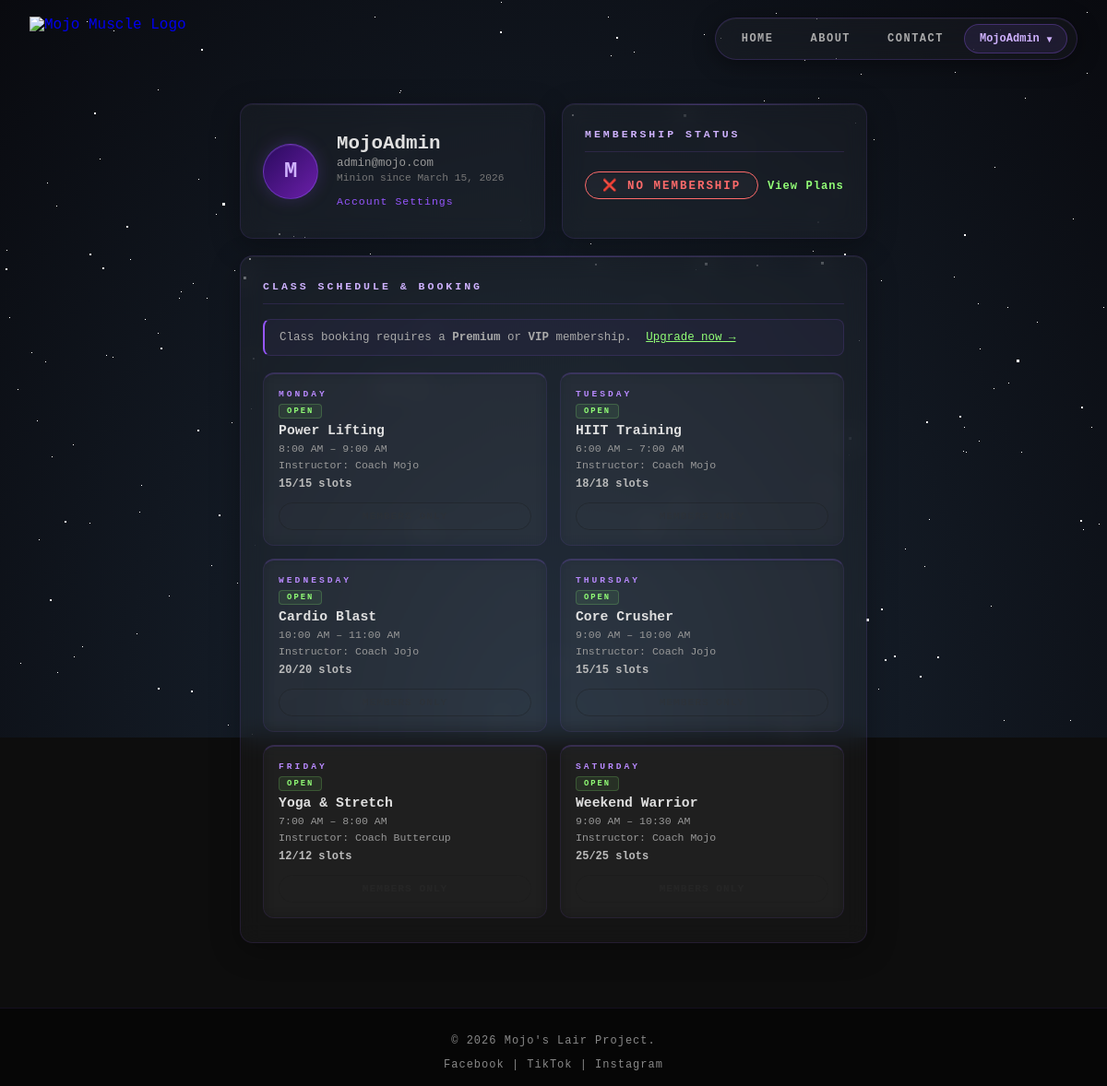
/dashboard.php (signed in), run on the app's committed database.
### tables this page shows
CREATE TABLE IF NOT EXISTS users (
    id         INT AUTO_INCREMENT PRIMARY KEY,
    username   VARCHAR(50)  NOT NULL UNIQUE,
    email      VARCHAR(100) NOT NULL UNIQUE,
    password   VARCHAR(255) NOT NULL,
    role       ENUM('member','admin') DEFAULT 'member',
    created_at TIMESTAMP DEFAULT CURRENT_TIMESTAMP
);

CREATE TABLE IF NOT EXISTS gym_classes (
    id           INT AUTO_INCREMENT PRIMARY KEY,
    class_name   VARCHAR(100) NOT NULL,
    instructor   VARCHAR(100) NOT NULL,
    schedule_day ENUM('Monday','Tuesday','Wednesday','Thursday','Friday','Saturday','Sunday') NOT NULL,
    start_time   TIME NOT NULL,
    end_time     TIME NOT NULL,
    max_slots    INT DEFAULT 20,
    status       ENUM('open','closed') DEFAULT 'open',
    created_at   TIMESTAMP DEFAULT CURRENT_TIMESTAMP
);

### dashboard.php (the view, shortened to what this page needs)
<?php
require_once __DIR__ . '/config/db.php';
$user_id = $_SESSION['user_id'];
$stmt = $conn->prepare("
    SELECT u.username, u.email, u.created_at, m.plan, m.status, m.start_date, m.end_date
    FROM users u
    LEFT JOIN memberships m ON m.id = (SELECT id FROM memberships WHERE user_id = u.id ORDER BY id DESC LIMIT 1)
    WHERE u.id = ?
");
$stmt->bind_param("i", $user_id); $stmt->execute();
$user = $stmt->get_result()->fetch_assoc(); $stmt->close();
$cs = $conn->prepare("
    SELECT gc.*,
           (SELECT COUNT(*) FROM bookings WHERE class_id=gc.id) AS booked_count,
           (SELECT COUNT(*) FROM bookings WHERE class_id=gc.id AND user_id=?) AS is_booked
    FROM gym_classes gc
    ORDER BY FIELD(gc.schedule_day,'Monday','Tuesday','Wednesday','Thursday','Friday','Saturday','Sunday'), gc.start_time
");
$cs->bind_param("i", $user_id); $cs->execute();
$all_classes = $cs->get_result()->fetch_all(MYSQLI_ASSOC); $cs->close();
$plan       = $user['plan']   ?? 'Free';
$status     = $user['status'] ?? '';
$mem_active = $status === 'active';
$pd_map     = [
    'Free'=>['FREE','#aaa',''], 'Monthly'=>['FREE','#aaa',''],
    'Premium'=>['PREMIUM','#92ff77',''], 'Quarterly'=>['PREMIUM','#92ff77',''],
    'VIP'=>['VIP','#ffd700',''], 'Annual'=>['VIP','#ffd700',''],
];
[$label, $color, $icon] = $pd_map[$plan] ?? ['FREE','#aaa',''];
$can_book = $mem_active && $label !== 'FREE';
$days_left = $pct = 0;
$is_free_plan = ($user['plan'] ?? '') === 'Free';
?>
<!DOCTYPE html>
<html lang="en">
<head>
    <link rel="stylesheet" href="assets/css/style.css">
    <link rel="stylesheet" href="assets/css/bg.css">
    <link rel="stylesheet" href="assets/css/inup.css">
    <link rel="stylesheet" href="assets/css/home.css">
</head>
<body>
<?php include 'bg.php'; ?>
<?php $page = "DASHBOARD"; include 'navbar.php'; ?>
<div class="dash-wrapper">
    <div class="dash-section">
        <div class="dash-card profile-card">
            <div class="profile-avatar"><?php echo strtoupper(substr($user['username'],0,1)); ?></div>
            <div class="profile-info">
                <h2 class="profile-name"><?php echo htmlspecialchars($user['username']); ?></h2>
                <p class="profile-email"><?php echo htmlspecialchars($user['email']); ?></p>
                <p class="profile-joined">Minion since <?php echo date('F j, Y', strtotime($user['created_at'])); ?></p>
                <a href="profile.php" class="dash-settings-link">Account Settings</a>
            </div>
        </div>
        <div class="dash-card membership-card">
            <p class="card-title">Membership Status</p>
            <?php if ($mem_active): ?>
            <div class="mem-badge" style="border-color:<?php echo $color; ?>; color:<?php echo $color; ?>;">
                <?php echo $label; ?> — ACTIVE
            </div>
            <?php if ($label !== 'FREE'): ?>
            <div class="mem-detail"><span>Started</span><span><?php echo date('M j, Y', strtotime($user['start_date'])); ?></span></div>
            <div class="mem-detail"><span>Expires</span><span><?php echo $is_free_plan ? '♾️ Lifetime' : date('M j, Y', strtotime($user['end_date'])); ?></span></div>
            <div class="mem-detail">
                <span>Days Left</span>
                <span style="color:#92ff77"><?php echo $is_free_plan ? '∞ Lifetime' : $days_left.' days'; ?></span>
            </div>
            <?php if ($pct > 0): ?>
            <div class="mem-bar-wrap">
                <div class="mem-bar"><div class="mem-bar-fill" style="width:<?php echo $pct; ?>%; background:<?php echo $color; ?>;"></div></div>
                <small><?php echo $pct; ?>% remaining</small>
            </div>
            <?php endif; ?>
            <?php else: ?>
            <p style="color:#888; font-size:0.82rem; margin-top:12px;">You're on the free plan. Upgrade to unlock class booking, priority slots & more.</p>
            <?php endif; ?>
            <a href="plans.php" class="upgrade-link" style="color:<?php echo $label==='FREE'?'#92ff77':($label==='PREMIUM'?'#ffd700':'#cfb2ff'); ?>">
                <?php echo $label==='FREE'?'Upgrade Plan':($label==='PREMIUM'?'Go VIP':'Best plan — maxed out.'); ?>
            </a>
            <?php else: ?>
            <div class="mem-badge" style="border-color:#ff6b6b; color:#ff6b6b;">❌ NO MEMBERSHIP</div>
            <a href="plans.php" class="upgrade-link" style="color:#92ff77;">View Plans</a>
            <?php endif; ?>
        </div>
    </div>
    <div class="dash-card full-width">
        <p class="card-title">Class Schedule & Booking</p>
        <?php if (!$can_book): ?>
        <div class="upgrade-notice">
            <?php if ($label === 'FREE'): ?>
            Class booking requires a <strong>Premium</strong> or <strong>VIP</strong> membership.
            <a href="plans.php" style="color:#92ff77; margin-left:8px;">Upgrade now →</a>
            <?php else: ?>
            Your membership is inactive. <a href="plans.php" style="color:#92ff77;">View plans →</a>
            <?php endif; ?>
        </div>
        <?php endif; ?>
        <div class="classes-grid">
            <?php foreach ($all_classes as $cls):
                $slots_left = $cls['max_slots'] - $cls['booked_count'];
                $is_booked  = (bool)$cls['is_booked'];
                $is_full    = $slots_left <= 0 && !$is_booked;
                $is_closed  = ($cls['status'] ?? 'open') === 'closed';
                $cls_class  = $is_closed ? 'closed-class' : ($is_booked ? 'booked' : ($is_full ? 'full' : ''));
                $time_str   = date('g:i A', strtotime($cls['start_time'])).' – '.date('g:i A', strtotime($cls['end_time']));
            ?>
            <div class="class-card <?php echo $cls_class; ?>">
                <div class="class-day"><?php echo $cls['schedule_day']; ?></div>
                <span class="class-status-badge <?php echo $is_closed ? 'closed' : 'open'; ?>"><?php echo $is_closed ? 'CLOSED' : 'OPEN'; ?></span>
                <div class="class-name"><?php echo htmlspecialchars($cls['class_name']); ?></div>
                <div class="class-meta"><?php echo $time_str; ?></div>
                <div class="class-meta">Instructor: <?php echo htmlspecialchars($cls['instructor']); ?></div>
                <?php if (!$is_closed): ?>
                <div class="class-slots <?php echo $slots_left <= 3 ? 'low' : ''; ?>">
                    <?php if ($is_booked): ?>Booked
                    <?php elseif ($is_full): ?>Full
                    <?php else: ?><?php echo $slots_left; ?>/<?php echo $cls['max_slots']; ?> slots
                    <?php endif; ?>
                </div>
                <?php if ($can_book): ?>
                    <?php if ($is_booked): ?>
                        <button class="class-btn cancel-btn" data-id="<?php echo $cls['id']; ?>">CANCEL</button>
                    <?php elseif (!$is_full): ?>
                        <button class="class-btn book-btn" data-id="<?php echo $cls['id']; ?>">BOOK CLASS</button>
                    <?php else: ?>
                        <button class="class-btn" disabled>FULL</button>
                    <?php endif; ?>
                <?php else: ?>
                    <button class="class-btn" disabled style="opacity:0.35;">MEMBERS ONLY</button>
                <?php endif; ?>
                <?php else: ?>
                <button class="class-btn" disabled style="background:#2a0000; color:#ff6b6b; border:1px solid #4a0000;">UNAVAILABLE</button>
                <?php endif; ?>
            </div>
            <?php endforeach; ?>
        </div>
    </div>
</div>
<?php include 'footer.php'; ?>
</body>
</html>

### Assets/CSS/style.css (style rules this page uses)
*, *::before, *::after { box-sizing: border-box; }
body { font-family: 'Courier New', Courier, monospace; background-color: #0d0d0d; color: #e0e0e0; display: flex; flex-direction: column; min-height: 100vh; margin: 0; }
.card-title { color: #cfb2ff; font-size: 0.72rem; font-weight: 900; text-transform: uppercase; letter-spacing: 3px; margin: 0 0 16px; padding-bottom: 12px; border-bottom: 1px solid rgba(151,95,255,0.15); }

### data on the page
users: username "M", username "MojoAdmin", email "admin@mojo.com", created_at "March 15, 2026"
gym_classes: schedule_day "MONDAY", status "OPEN", class_name "Power Lifting", time_str "8:00 AM – 9:00 AM", instructor "Coach Mojo", max_slots "15"
gym_classes: schedule_day "TUESDAY", status "OPEN", class_name "HIIT Training", time_str "6:00 AM – 7:00 AM", instructor "Coach Mojo", max_slots "18"
gym_classes: schedule_day "WEDNESDAY", status "OPEN", class_name "Cardio Blast", time_str "10:00 AM – 11:00 AM", instructor "Coach Jojo", max_slots "20"
gym_classes: schedule_day "THURSDAY", status "OPEN", class_name "Core Crusher", time_str "9:00 AM – 10:00 AM", instructor "Coach Jojo", max_slots "15"
gym_classes: schedule_day "FRIDAY", status "OPEN", class_name "Yoga & Stretch", time_str "7:00 AM – 8:00 AM", instructor "Coach Buttercup", max_slots "12"
gym_classes: schedule_day "SATURDAY", status "OPEN", class_name "Weekend Warrior", time_str "9:00 AM – 10:30 AM", instructor "Coach Mojo", max_slots "25"

### other printed values
$username "MojoAdmin"
